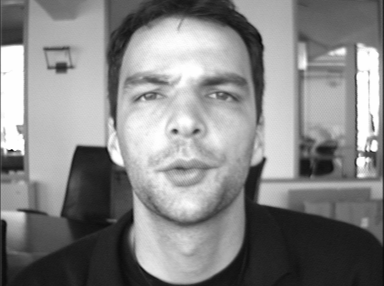
#> input picture BioID-FaceDatabase-V1.2/h_0005.pgm, 384 x 286 px, given in place of h_1000.pgm, which was not available
$ python test.py
#> lines starting #> are read from the running program, lines starting #| are printed output that depends on the picture
import network
import numpy as np
import cv2

def load_data():
    scale_percent = 20

    images = []
    output = []

    for i in range(1000, 1521):
        i = str(i)
        while len(i) < 4:
            i = '0' + i

        try:
            img = cv2.imread(f'BioID-FaceDatabase-V1.2/h_{i}.pgm', -1)
#> img is the input picture: shape (286, 384); min 9, max 254, mean 133.6
            o = 1
            dim = (int(img.shape[1] * scale_percent / 100), int(img.shape[0] * scale_percent / 100))
#> dim = (76, 57)
        except:
            img = cv2.imread(f'BioID-FaceDatabase-V1.2/f_{i}.pgm', -1)
            o = 0
            dim = (int(img.shape[1] * scale_percent / 100), int(img.shape[0] * scale_percent / 100))

        resized = cv2.resize(img, dim, interpolation = cv2.INTER_AREA)
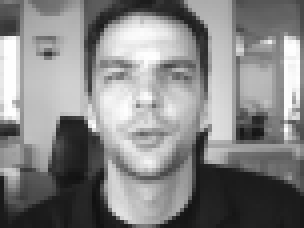
#> resized: shape (57, 76) (shown 4 times larger); min 17, max 254, mean 133.6
        resized = resized.reshape((1, 4332))
        images.append(resized[0] / 255)
        output.append(o)
#> pass 2 of the loop in load_data, `for i in range(1000, 1521):`:
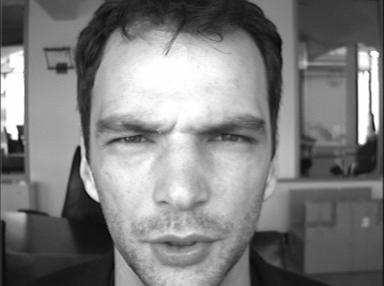
#> input picture BioID-FaceDatabase-V1.2/h_0014.pgm, 384 x 286 px, given in place of h_1001.pgm, which was not available
#> in load_data, img is the input picture: shape (286, 384); min 8, max 254, mean 125.5
#> in load_data, `resized = cv2.resize(img, dim, interpolation = cv2.INTER_AREA)`:
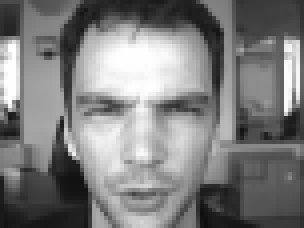
#> resized: shape (57, 76) (shown 4 times larger); min 15, max 254, mean 125.5

    inputs = np.array(images)
    outputs = np.array([output]).T

    IMG = np.concatenate((inputs, outputs), axis=1)
    np.random.shuffle(IMG)

    return IMG

if __name__ == '__main__':
#> (the run stopped early here; a loop or call above may not have finished)
